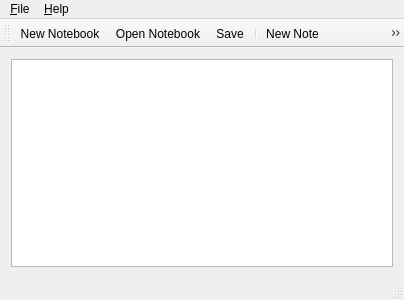
<?xml version="1.0" encoding="UTF-8"?>
<ui version="4.0">
 <class>MainWindow</class>
 <widget class="QMainWindow" name="MainWindow">
  <property name="geometry">
   <rect>
    <x>0</x>
    <y>0</y>
    <width>400</width>
    <height>300</height>
   </rect>
  </property>
  <property name="windowTitle">
   <string>Toynote</string>
  </property>
  <widget class="QWidget" name="centralWidget">
   <layout class="QGridLayout" name="gridLayout">
    <item row="0" column="0">
     <widget class="QTableView" name="notesView">
      <property name="minimumSize">
       <size>
        <width>382</width>
        <height>0</height>
       </size>
      </property>
      <property name="selectionBehavior">
       <enum>QAbstractItemView::SelectRows</enum>
      </property>
     </widget>
    </item>
   </layout>
  </widget>
  <widget class="QMenuBar" name="menuBar">
   <property name="geometry">
    <rect>
     <x>0</x>
     <y>0</y>
     <width>400</width>
     <height>20</height>
    </rect>
   </property>
   <widget class="QMenu" name="menuFile">
    <property name="title">
     <string>&amp;File</string>
    </property>
    <addaction name="actionNew_Notebook"/>
    <addaction name="actionOpen_Notebook"/>
    <addaction name="actionSave"/>
    <addaction name="actionSave_As"/>
    <addaction name="actionClose_Notebook"/>
   </widget>
   <widget class="QMenu" name="menuHelp">
    <property name="title">
     <string>&amp;Help</string>
    </property>
    <addaction name="actionAbout"/>
    <addaction name="actionVisit_Website"/>
   </widget>
   <addaction name="menuFile"/>
   <addaction name="menuHelp"/>
  </widget>
  <widget class="QToolBar" name="mainToolBar">
   <attribute name="toolBarArea">
    <enum>TopToolBarArea</enum>
   </attribute>
   <attribute name="toolBarBreak">
    <bool>false</bool>
   </attribute>
   <addaction name="actionNew_Notebook"/>
   <addaction name="actionOpen_Notebook"/>
   <addaction name="actionSave"/>
   <addaction name="separator"/>
   <addaction name="actionNew_Note"/>
   <addaction name="actionDelete_Notes"/>
  </widget>
  <widget class="QStatusBar" name="statusBar"/>
  <action name="actionNew_Notebook">
   <property name="icon">
    <iconset resource="resources.qrc">
     <normaloff>:/icons/Notebook-new.svg</normaloff>:/icons/Notebook-new.svg</iconset>
   </property>
   <property name="text">
    <string>New Notebook</string>
   </property>
   <property name="toolTip">
    <string>Create a new notebook</string>
   </property>
  </action>
  <action name="actionNew_Note">
   <property name="icon">
    <iconset resource="resources.qrc">
     <normaloff>:/icons/Note-add.svg</normaloff>:/icons/Note-add.svg</iconset>
   </property>
   <property name="text">
    <string>New Note</string>
   </property>
   <property name="toolTip">
    <string>Add a new note</string>
   </property>
  </action>
  <action name="actionDelete_Notes">
   <property name="icon">
    <iconset resource="resources.qrc">
     <normaloff>:/icons/Note-remove.svg</normaloff>:/icons/Note-remove.svg</iconset>
   </property>
   <property name="text">
    <string>Delete Notes</string>
   </property>
   <property name="toolTip">
    <string>Delete the selected note(s)</string>
   </property>
  </action>
  <action name="actionAbout">
   <property name="text">
    <string>&amp;About Toynote</string>
   </property>
  </action>
  <action name="actionSave">
   <property name="icon">
    <iconset resource="resources.qrc">
     <normaloff>:/icons/Notebook-save.svg</normaloff>:/icons/Notebook-save.svg</iconset>
   </property>
   <property name="text">
    <string>&amp;Save</string>
   </property>
   <property name="toolTip">
    <string>Save the notebook</string>
   </property>
  </action>
  <action name="actionOpen_Notebook">
   <property name="icon">
    <iconset resource="resources.qrc">
     <normaloff>:/icons/Notebook-open.svg</normaloff>:/icons/Notebook-open.svg</iconset>
   </property>
   <property name="text">
    <string>&amp;Open Notebook</string>
   </property>
   <property name="toolTip">
    <string>Open a notebook</string>
   </property>
  </action>
  <action name="actionClose_Notebook">
   <property name="text">
    <string>&amp;Close</string>
   </property>
   <property name="toolTip">
    <string>Close the notebook</string>
   </property>
  </action>
  <action name="actionSave_As">
   <property name="icon">
    <iconset resource="resources.qrc">
     <normaloff>:/icons/Notebook-save-as.svg</normaloff>:/icons/Notebook-save-as.svg</iconset>
   </property>
   <property name="text">
    <string>Sa&amp;ve As</string>
   </property>
   <property name="toolTip">
    <string>Save the notebook to a chosen file</string>
   </property>
  </action>
  <action name="actionVisit_Website">
   <property name="text">
    <string>Visit Website</string>
   </property>
  </action>
 </widget>
 <layoutdefault spacing="6" margin="11"/>
 <resources>
  <include location="resources.qrc"/>
 </resources>
 <connections>
  <connection>
   <sender>actionAbout</sender>
   <signal>triggered()</signal>
   <receiver>MainWindow</receiver>
   <slot>displayAbout()</slot>
   <hints>
    <hint type="sourcelabel">
     <x>-1</x>
     <y>-1</y>
    </hint>
    <hint type="destinationlabel">
     <x>199</x>
     <y>149</y>
    </hint>
   </hints>
  </connection>
  <connection>
   <sender>actionSave</sender>
   <signal>triggered()</signal>
   <receiver>MainWindow</receiver>
   <slot>saveNotebook()</slot>
   <hints>
    <hint type="sourcelabel">
     <x>-1</x>
     <y>-1</y>
    </hint>
    <hint type="destinationlabel">
     <x>199</x>
     <y>149</y>
    </hint>
   </hints>
  </connection>
  <connection>
   <sender>actionOpen_Notebook</sender>
   <signal>triggered()</signal>
   <receiver>MainWindow</receiver>
   <slot>openNotebook()</slot>
   <hints>
    <hint type="sourcelabel">
     <x>-1</x>
     <y>-1</y>
    </hint>
    <hint type="destinationlabel">
     <x>199</x>
     <y>149</y>
    </hint>
   </hints>
  </connection>
  <connection>
   <sender>actionClose_Notebook</sender>
   <signal>triggered()</signal>
   <receiver>MainWindow</receiver>
   <slot>closeNotebook()</slot>
   <hints>
    <hint type="sourcelabel">
     <x>-1</x>
     <y>-1</y>
    </hint>
    <hint type="destinationlabel">
     <x>199</x>
     <y>149</y>
    </hint>
   </hints>
  </connection>
  <connection>
   <sender>actionNew_Notebook</sender>
   <signal>triggered()</signal>
   <receiver>MainWindow</receiver>
   <slot>newNotebook()</slot>
   <hints>
    <hint type="sourcelabel">
     <x>-1</x>
     <y>-1</y>
    </hint>
    <hint type="destinationlabel">
     <x>199</x>
     <y>149</y>
    </hint>
   </hints>
  </connection>
  <connection>
   <sender>actionSave_As</sender>
   <signal>triggered()</signal>
   <receiver>MainWindow</receiver>
   <slot>saveNotebookAs()</slot>
   <hints>
    <hint type="sourcelabel">
     <x>-1</x>
     <y>-1</y>
    </hint>
    <hint type="destinationlabel">
     <x>199</x>
     <y>149</y>
    </hint>
   </hints>
  </connection>
  <connection>
   <sender>actionNew_Note</sender>
   <signal>triggered()</signal>
   <receiver>MainWindow</receiver>
   <slot>newNote()</slot>
   <hints>
    <hint type="sourcelabel">
     <x>-1</x>
     <y>-1</y>
    </hint>
    <hint type="destinationlabel">
     <x>199</x>
     <y>149</y>
    </hint>
   </hints>
  </connection>
  <connection>
   <sender>actionDelete_Notes</sender>
   <signal>triggered()</signal>
   <receiver>MainWindow</receiver>
   <slot>deleteNotes()</slot>
   <hints>
    <hint type="sourcelabel">
     <x>-1</x>
     <y>-1</y>
    </hint>
    <hint type="destinationlabel">
     <x>199</x>
     <y>149</y>
    </hint>
   </hints>
  </connection>
  <connection>
   <sender>notesView</sender>
   <signal>activated(QModelIndex)</signal>
   <receiver>MainWindow</receiver>
   <slot>editNote(QModelIndex)</slot>
   <hints>
    <hint type="sourcelabel">
     <x>199</x>
     <y>168</y>
    </hint>
    <hint type="destinationlabel">
     <x>199</x>
     <y>149</y>
    </hint>
   </hints>
  </connection>
  <connection>
   <sender>actionVisit_Website</sender>
   <signal>triggered()</signal>
   <receiver>MainWindow</receiver>
   <slot>visitWebsite()</slot>
   <hints>
    <hint type="sourcelabel">
     <x>-1</x>
     <y>-1</y>
    </hint>
    <hint type="destinationlabel">
     <x>199</x>
     <y>149</y>
    </hint>
   </hints>
  </connection>
 </connections>
 <slots>
  <slot>displayAbout()</slot>
  <slot>saveNotebook()</slot>
  <slot>openNotebook()</slot>
  <slot>newNotebook()</slot>
  <slot>closeNotebook()</slot>
  <slot>saveNotebookAs()</slot>
  <slot>newNote()</slot>
  <slot>deleteNotes()</slot>
  <slot>visitWebsite()</slot>
  <slot>exit()</slot>
  <slot>editNote(QModelIndex)</slot>
 </slots>
</ui>
